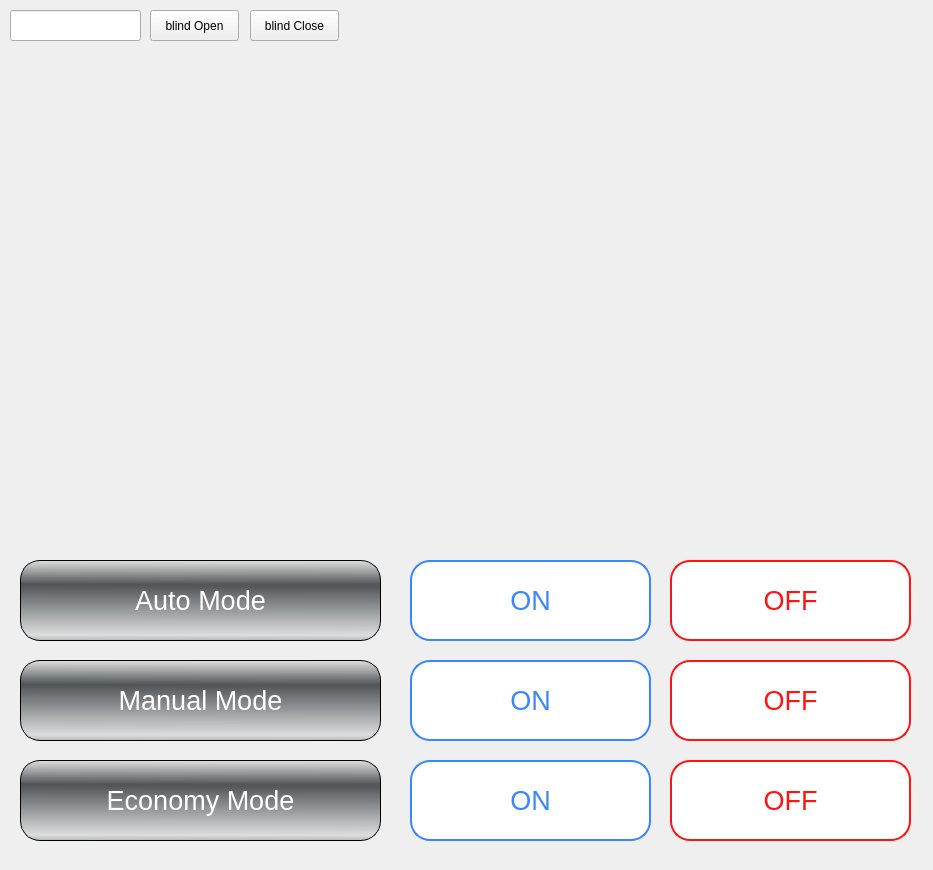
<?xml version="1.0" encoding="UTF-8"?>
<ui version="4.0">
 <class>Dialog</class>
 <widget class="QDialog" name="Dialog">
  <property name="geometry">
   <rect>
    <x>0</x>
    <y>0</y>
    <width>933</width>
    <height>870</height>
   </rect>
  </property>
  <property name="windowTitle">
   <string>Dialog</string>
  </property>
  <widget class="QPushButton" name="btnEconomy">
   <property name="geometry">
    <rect>
     <x>20</x>
     <y>760</y>
     <width>361</width>
     <height>81</height>
    </rect>
   </property>
   <property name="font">
    <font>
     <family>Arial</family>
     <pointsize>20</pointsize>
    </font>
   </property>
   <property name="styleSheet">
    <string notr="true">QPushButton{
	color: white;
	background-color:qlineargradient(spread:reflect, x1:1, y1:0, x2:0.995, y2:1, stop:0 rgba(50, 50, 50, 20), stop:0.305419 rgba(0, 7, 11, 170), stop:0.935961 rgba(2, 11, 18, 20), stop:1 rgba(100, 100, 100, 100));
	border: 1px solid black;
	border-radius: 20px;
}</string>
   </property>
   <property name="text">
    <string>Economy Mode</string>
   </property>
  </widget>
  <widget class="QPushButton" name="btnManual">
   <property name="geometry">
    <rect>
     <x>20</x>
     <y>660</y>
     <width>361</width>
     <height>81</height>
    </rect>
   </property>
   <property name="font">
    <font>
     <family>Arial</family>
     <pointsize>20</pointsize>
    </font>
   </property>
   <property name="styleSheet">
    <string notr="true">QPushButton{
	color: white;
	background-color:qlineargradient(spread:reflect, x1:1, y1:0, x2:0.995, y2:1, stop:0 rgba(50, 50, 50, 20), stop:0.305419 rgba(0, 7, 11, 170), stop:0.935961 rgba(2, 11, 18, 20), stop:1 rgba(100, 100, 100, 100));
	border: 1px solid black;
	border-radius: 20px;
}</string>
   </property>
   <property name="text">
    <string>Manual Mode</string>
   </property>
  </widget>
  <widget class="QPushButton" name="btnAuto">
   <property name="geometry">
    <rect>
     <x>20</x>
     <y>560</y>
     <width>361</width>
     <height>81</height>
    </rect>
   </property>
   <property name="font">
    <font>
     <family>Arial</family>
     <pointsize>20</pointsize>
     <weight>50</weight>
     <bold>false</bold>
    </font>
   </property>
   <property name="styleSheet">
    <string notr="true">QPushButton{
	color: white;
	background-color:qlineargradient(spread:reflect, x1:1, y1:0, x2:0.995, y2:1, stop:0 rgba(50, 50, 50, 20), stop:0.305419 rgba(0, 7, 11, 170), stop:0.935961 rgba(2, 11, 18, 20), stop:1 rgba(100, 100, 100, 100));
	border: 1px solid black;
	border-radius: 20px;
}</string>
   </property>
   <property name="text">
    <string>Auto Mode</string>
   </property>
  </widget>
  <widget class="QPushButton" name="btnAutoOn">
   <property name="geometry">
    <rect>
     <x>410</x>
     <y>560</y>
     <width>241</width>
     <height>81</height>
    </rect>
   </property>
   <property name="font">
    <font>
     <family>Arial</family>
     <pointsize>20</pointsize>
    </font>
   </property>
   <property name="styleSheet">
    <string notr="true">QPushButton{
	color: rgb(58, 134, 255);
	background-color: white;
	border: 2px solid rgb(58, 134, 255);
	border-radius: 20px;
}

QPushButton:pressed {
	color: rgb(255, 255, 255);
	background-color: blue;
	border: 2px solid rgb(255, 255, 255);
	border-radius: 20px;

}</string>
   </property>
   <property name="text">
    <string>ON</string>
   </property>
  </widget>
  <widget class="QPushButton" name="btnAutoOff">
   <property name="geometry">
    <rect>
     <x>670</x>
     <y>560</y>
     <width>241</width>
     <height>81</height>
    </rect>
   </property>
   <property name="font">
    <font>
     <family>Arial</family>
     <pointsize>20</pointsize>
    </font>
   </property>
   <property name="styleSheet">
    <string notr="true">QPushButton{
	color: rgb(255, 20, 20);
	background-color: white;
	border: 2px solid rgb(255, 20, 20);
	border-radius: 20px;
}

QPushButton:pressed {
	color: rgb(255, 255, 255);
	background-color: red;
	border: 2px solid rgb(255, 255, 255);
	border-radius: 20px;

}</string>
   </property>
   <property name="text">
    <string>OFF</string>
   </property>
  </widget>
  <widget class="QPushButton" name="btnManualOn">
   <property name="geometry">
    <rect>
     <x>410</x>
     <y>660</y>
     <width>241</width>
     <height>81</height>
    </rect>
   </property>
   <property name="font">
    <font>
     <family>Arial</family>
     <pointsize>20</pointsize>
    </font>
   </property>
   <property name="styleSheet">
    <string notr="true">QPushButton{
	color: rgb(58, 134, 255);
	background-color: white;
	border: 2px solid rgb(58, 134, 255);
	border-radius: 20px;
}

QPushButton:pressed {
	color: rgb(255, 255, 255);
	background-color: blue;
	border: 2px solid rgb(255, 255, 255);
	border-radius: 20px;

}</string>
   </property>
   <property name="text">
    <string>ON</string>
   </property>
  </widget>
  <widget class="QPushButton" name="btnManualOff">
   <property name="geometry">
    <rect>
     <x>670</x>
     <y>660</y>
     <width>241</width>
     <height>81</height>
    </rect>
   </property>
   <property name="font">
    <font>
     <family>Arial</family>
     <pointsize>20</pointsize>
    </font>
   </property>
   <property name="styleSheet">
    <string notr="true">QPushButton{
	color: rgb(255, 20, 20);
	background-color: white;
	border: 2px solid rgb(255, 20, 20);
	border-radius: 20px;
}

QPushButton:pressed {
	color: rgb(255, 255, 255);
	background-color: red;
	border: 2px solid rgb(255, 255, 255);
	border-radius: 20px;

}</string>
   </property>
   <property name="text">
    <string>OFF</string>
   </property>
  </widget>
  <widget class="QPushButton" name="btnEconomyOn">
   <property name="geometry">
    <rect>
     <x>410</x>
     <y>760</y>
     <width>241</width>
     <height>81</height>
    </rect>
   </property>
   <property name="font">
    <font>
     <family>Arial</family>
     <pointsize>20</pointsize>
    </font>
   </property>
   <property name="styleSheet">
    <string notr="true">QPushButton{
	color: rgb(58, 134, 255);
	background-color: white;
	border: 2px solid rgb(58, 134, 255);
	border-radius: 20px;
}

QPushButton:pressed {
	color: rgb(255, 255, 255);
	background-color: blue;
	border: 2px solid rgb(255, 255, 255);
	border-radius: 20px;

}</string>
   </property>
   <property name="text">
    <string>ON</string>
   </property>
  </widget>
  <widget class="QPushButton" name="btnEconomyOff">
   <property name="geometry">
    <rect>
     <x>670</x>
     <y>760</y>
     <width>241</width>
     <height>81</height>
    </rect>
   </property>
   <property name="font">
    <font>
     <family>Arial</family>
     <pointsize>20</pointsize>
    </font>
   </property>
   <property name="styleSheet">
    <string notr="true">QPushButton{
	color: rgb(255, 20, 20);
	background-color: white;
	border: 2px solid rgb(255, 20, 20);
	border-radius: 20px;
}

QPushButton:pressed {
	color: rgb(255, 255, 255);
	background-color: red;
	border: 2px solid rgb(255, 255, 255);
	border-radius: 20px;

}</string>
   </property>
   <property name="text">
    <string>OFF</string>
   </property>
  </widget>
  <widget class="QPushButton" name="btnBlindOn">
   <property name="geometry">
    <rect>
     <x>150</x>
     <y>10</y>
     <width>89</width>
     <height>31</height>
    </rect>
   </property>
   <property name="text">
    <string>blind Open</string>
   </property>
  </widget>
  <widget class="QPushButton" name="btnBlindOff">
   <property name="geometry">
    <rect>
     <x>250</x>
     <y>10</y>
     <width>89</width>
     <height>31</height>
    </rect>
   </property>
   <property name="text">
    <string>blind Close</string>
   </property>
  </widget>
  <widget class="QLineEdit" name="lineEdit">
   <property name="geometry">
    <rect>
     <x>10</x>
     <y>10</y>
     <width>131</width>
     <height>31</height>
    </rect>
   </property>
  </widget>
 </widget>
 <resources/>
 <connections/>
</ui>
